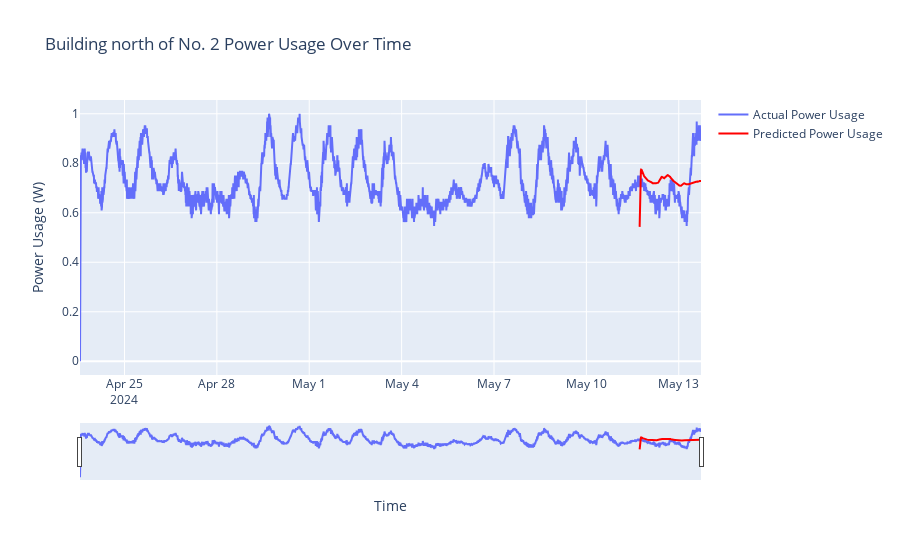

Source (notebook cell):
### Code cell
import plotly.graph_objects as go

# 그래프 객체 생성
fig = go.Figure()

# 기존 전력 사용량 데이터 추가
fig.add_trace(go.Scatter(x=data['DateTime'], y=data['PowerUsage'],
                         mode='lines', name='Actual Power Usage'))

# 예측 전력 사용량 데이터 추가 (여기서 수정된 부분)
fig.add_trace(go.Scatter(x=predicted_dates, y=predict.flatten(),
                         mode='lines', name='Predicted Power Usage',
                         line=dict(color='red')))  # 예측 데이터에는 다른 색상을 사용

# 레이아웃 업데이트
fig.update_layout(
    title='Building north of No. 2 Power Usage Over Time',
    xaxis_title='Time',
    yaxis_title='Power Usage (W)',
    xaxis_rangeslider_visible=True
)

# 그래프 표시
fig.show()

### Figure 1 — Plotly figure (JSON) as saved in the notebook; plotly's stock layout.template omitted (floating-point values rounded to 4 significant figures; data arrays with more than 128 entries replaced by an {"elided": "..."} marker saying what was removed)
{"data": [{"mode": "lines", "name": "Actual Power Usage", "type": "scatter", "x": {"elided": "2904 str values"}, "y": {"elided": "2904 float values"}}, {"line": {"color": "red"}, "mode": "lines", "name": "Predicted Power Usage", "type": "scatter", "x": {"elided": "288 str values"}, "y": {"elided": "288 float values"}}], "layout": {"title": {"text": "Building north of No. 2 Power Usage Over Time"}, "xaxis": {"rangeslider": {"visible": true}, "title": {"text": "Time"}}, "yaxis": {"title": {"text": "Power Usage (W)"}}}}
